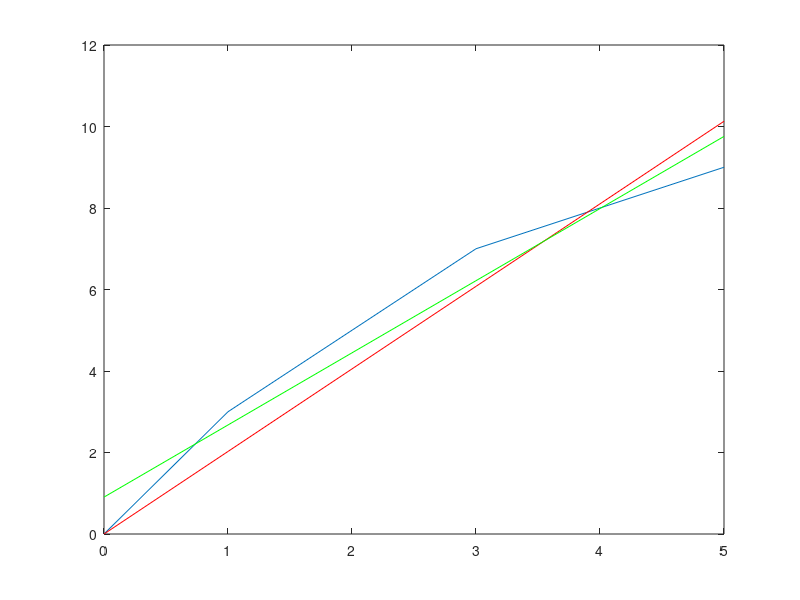

This chart was generated by the following MATLAB code:
clear all;close all;clc
u = [0 1 2 3 5]'
y = [0 3 5 7 9]'

plot(u,y)
hold on

k = (u'*y)/(u'*u);
yest = u*k;
plot(u,yest,'r')

errores = y-yest;
sec = sum(errores.^2)

%polyfit
a=polyfit(u,y,1)
plot(u,u*a(1)+a(2),'g')